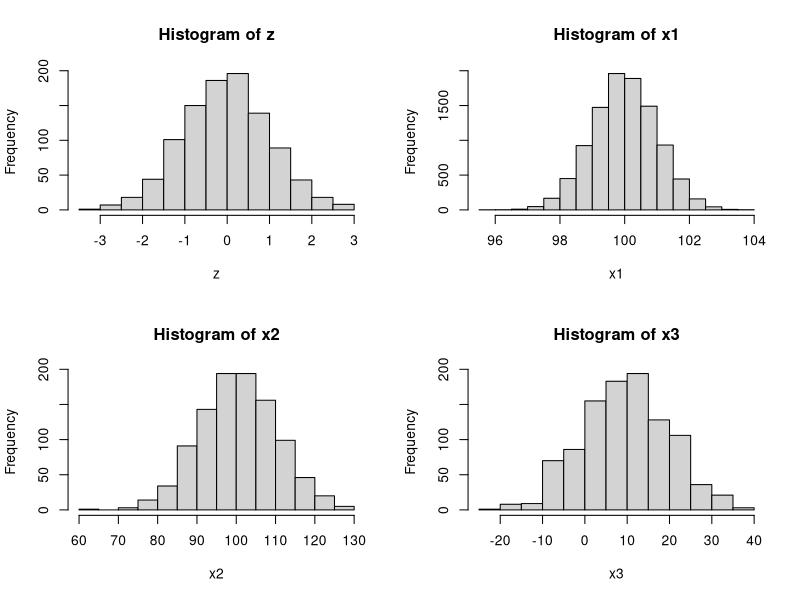
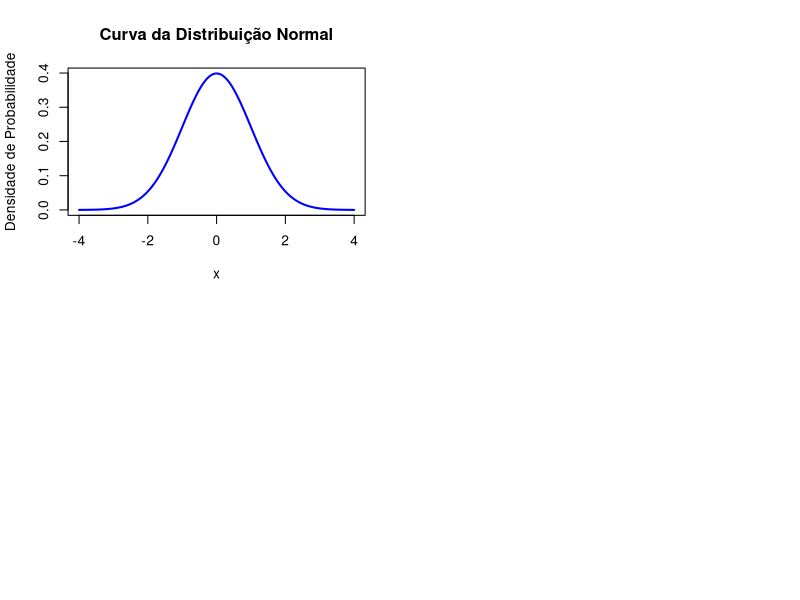

The R script that drew these images, in order:
## ---- chunk 1
# Função dbinom() para calcular a probabilidade em uma distribuição binomial
probabilidade <- dbinom(x=4, size = 10, prob = 0.5)
print(probabilidade)

## ---- chunk 2
probabilidade <- pbinom(q=4, size = 10, prob = 0.5)
print(probabilidade)
## ---- chunk 3
N = 20
n = 1
(x = rbinom(N,n,prob = 0.5))
(table(x))
## ---- chunk 4
# Função dpois() para calcular a probabilidade em uma distribuição de Poisson
probabilidade <- dpois(3, lambda = 2)
print(probabilidade)

## ---- chunk 5
probabilidade <- ppois(3, lambda = 2)
print(probabilidade)
## ---- chunk 6
x <- rpois(n = 10, lambda = 2)
table(x)
## ---- chunk 7
# Função pnorm() para calcular a probabilidade em uma distribuição normal
probabilidade <- pnorm(110, mean = 100, sd = 15)
print(probabilidade)

## ---- chunk 8
probabilidade <- pnorm(120, mean = 100, sd = 15) - pnorm(110, mean = 100, sd = 15)
print(probabilidade)
## ---- chunk 9
probabilidade <- pnorm(120, mean = 100, sd = 15,lower.tail = F) 
print(probabilidade) # ou

probabilidade <- 1-pnorm(120, mean = 100, sd = 15,lower.tail = T) 
print(probabilidade)
## ---- chunk 10
qnorm(0.75,mean = 100,15)
qnorm(0.09,mean = 100,15,lower.tail = F)
## ---- chunk 11
z = rnorm(1000,mean = 0,sd = 1)
x1 = rnorm(10000,mean = 100,sd = 1)
x2 = rnorm(1000,mean = 100,sd = 10)
x3 = rnorm(1000,mean = 10,sd = 10)
par(mfrow=c(2,2))
hist(z);hist(x1);hist(x2);hist(x3)
## ---- chunk 12
# Parâmetros da distribuição normal
mu <- 0  # Média
sigma <- 1  # Desvio padrão

# Valores para o eixo x
x <- seq(-4, 4, length.out = 100)

# Calculando os valores da densidade de probabilidade para os valores de x
y <- dnorm(x, mean = mu, sd = sigma)

# Plotando a curva da distribuição normal
plot(x, y, type = "l", lwd = 2, col = "blue", 
     main = "Curva da Distribuição Normal", 
     xlab = "x", ylab = "Densidade de Probabilidade")

## ---- chunk 13
#| echo: false

mc.stock  = function(dias,Q){
d = dias + 1
#ss = seq(1,d,TT)
dm = NULL
stock = matrix(0,d,6)
colnames(stock) = c("Dia","Estoque","Demanda","Demanda não atendida","Estoque Final","P(Demanda>Estoque)")
stock[1,2] = Q     # estoque inicial
stock[,1] = seq(1:d)

i = 1
while(i<d){
stock[i,3] = rpois(1,50)
dm[i] = stock[i,2]-stock[i,3];stock[i,4] = ifelse(dm[i]<0,abs(dm[i]),0)
stock[i,5] = ifelse(dm[i]<0,0,dm[i])
stock[i,6] = 1-ppois(stock[i,5],lambda = 50)
#stock[i,7] =  ifelse(stock[i,5]==0,Q,ifelse(stock[i,5]<s,Q,0))
#stock[i+1,2] = ifelse(stock[i,5]==0,Q,ifelse(stock[i,5]<s,Q+stock[i,5],stock[i,5]))
stock[i+1,2] = ifelse(stock[i,6]>0.10,
                      ifelse(round(stock[i,5]+Q*stock[i,6])>=Q,Q,
                             round(stock[i,5]+Q*stock[i,6])),round(stock[i,5]))
i = i+1
}
#stock[,2] = ifelse(stock[,2]>200,200,stock[,2])
#stock[ss,6] = c(rep("sim",length(ss)))
return(stock)
}
mc.stock(15,200) |> knitr::kable()
